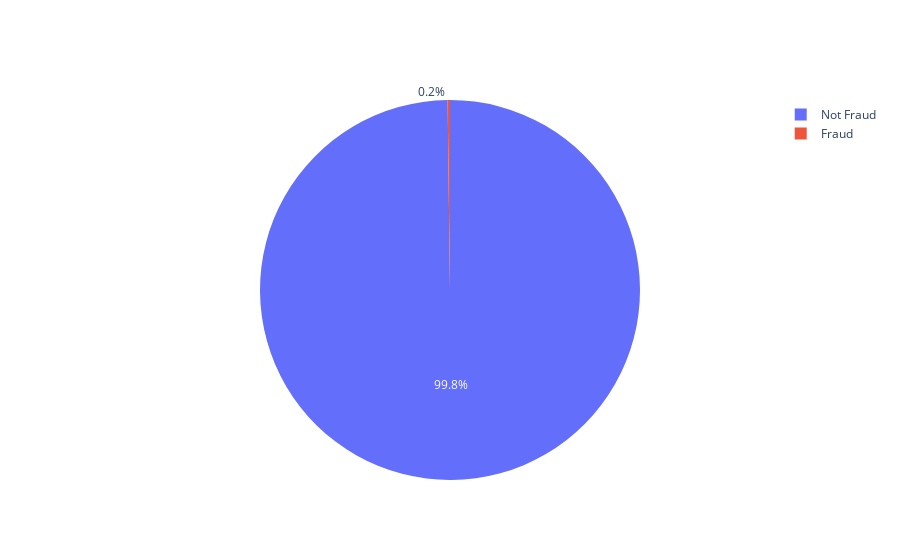

The notebook cell this image was saved under:
### Markdown cell above
### 1.  Balancing the target -> 2. One hot encoding¶ -> 3. Split and Standardize -> 4. Tokenization -> Drop col

### Code cell
# 1.클래스 밸런싱 (Balancing the taget)

# 복사본 생성
paysim_1 = paysim.copy()

# 타겟 균형 확인
fig = go.Figure(
    data=[go.Pie(
        labels=['Not Fraud', 'Fraud'], 
        values=paysim_1['isFraud'].value_counts()
    )]
)
fig.show()

### Figure 1 — Plotly figure (JSON) as saved in the notebook; plotly's stock layout.template omitted (floating-point values rounded to 4 significant figures)
{"data": [{"labels": ["Not Fraud", "Fraud"], "type": "pie", "values": [49900, 100]}], "layout": {}}
